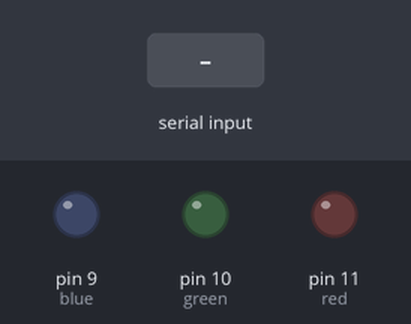
Bench run of a sketch on a simulated Arduino Uno, built with avr-gcc and run on an emulated ATmega328P. On the bench: output pins drawn as LEDs (lit = HIGH). Inputs (shaded band) come from the test bench.

Above: at 1.2 s.
1.3 s: "r" received over Serial
At 2.5 s:
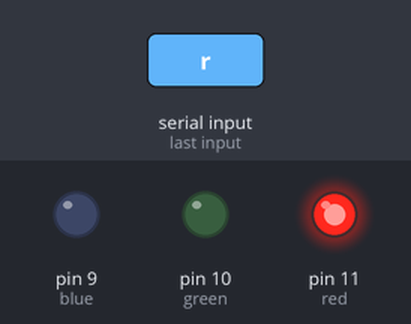
2.8 s: "g" received over Serial
At 3.6 s:
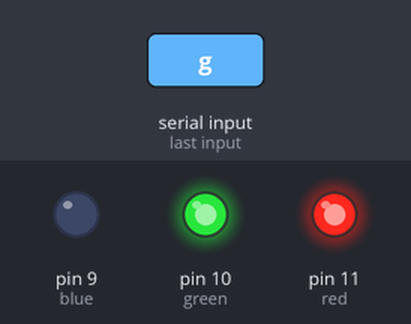
4.3 s: "b" received over Serial
At 4.8 s:
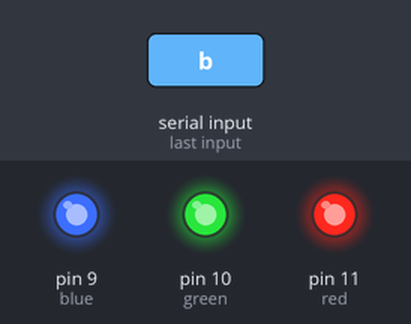
5.8 s: "o" received over Serial
At 7.0 s:
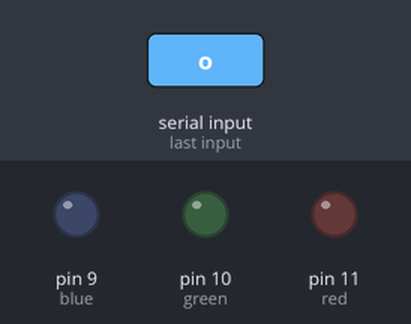
7.3 s: "g" received over Serial
At 8.3 s:
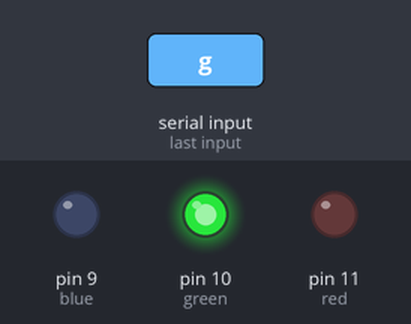
8.8 s: "b" received over Serial
At 9.4 s:
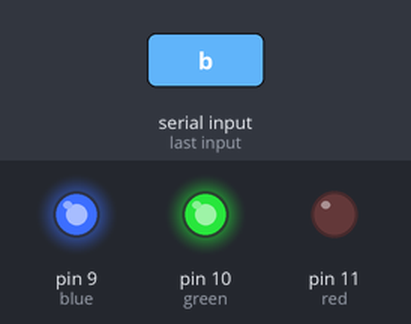
Timing chart, 0 to 11.3 s (numbered marks = the images above; inputs shaded):
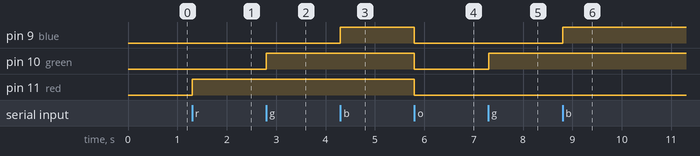

The sketch:

sketch_jan20a.ino
```cpp
#define red 11
#define green 10
#define blue 9

void setup()
{
  Serial.begin(9600);
  pinMode(red, OUTPUT);
  pinMode(green, OUTPUT);
  pinMode(blue, OUTPUT);
}


void loop()
{
  char data = Serial.read();
  switch(data)
  {
    case 'r':
      digitalWrite(red, HIGH);
      break;

    case 'g':
      digitalWrite(green, HIGH);
      break;

    case 'b':
      digitalWrite(blue, HIGH);
      break;

  case 'o':
      digitalWrite(red, LOW);
      digitalWrite(green, LOW);
      digitalWrite(blue, LOW);
      break;
  }
}
```

Measured:
- after the input at 1.3 s, pin 11 (red): LOW → HIGH at once
- after the input at 2.8 s, pin 10 (green): LOW → HIGH at once
- after the input at 4.3 s, pin 9 (blue): LOW → HIGH at once
- after the input at 5.8 s, pin 9 (blue), pin 10 (green), pin 11 (red): HIGH → LOW at once
- after the input at 7.3 s, pin 10 (green): LOW → HIGH at once
- after the input at 8.8 s, pin 9 (blue): LOW → HIGH at once
